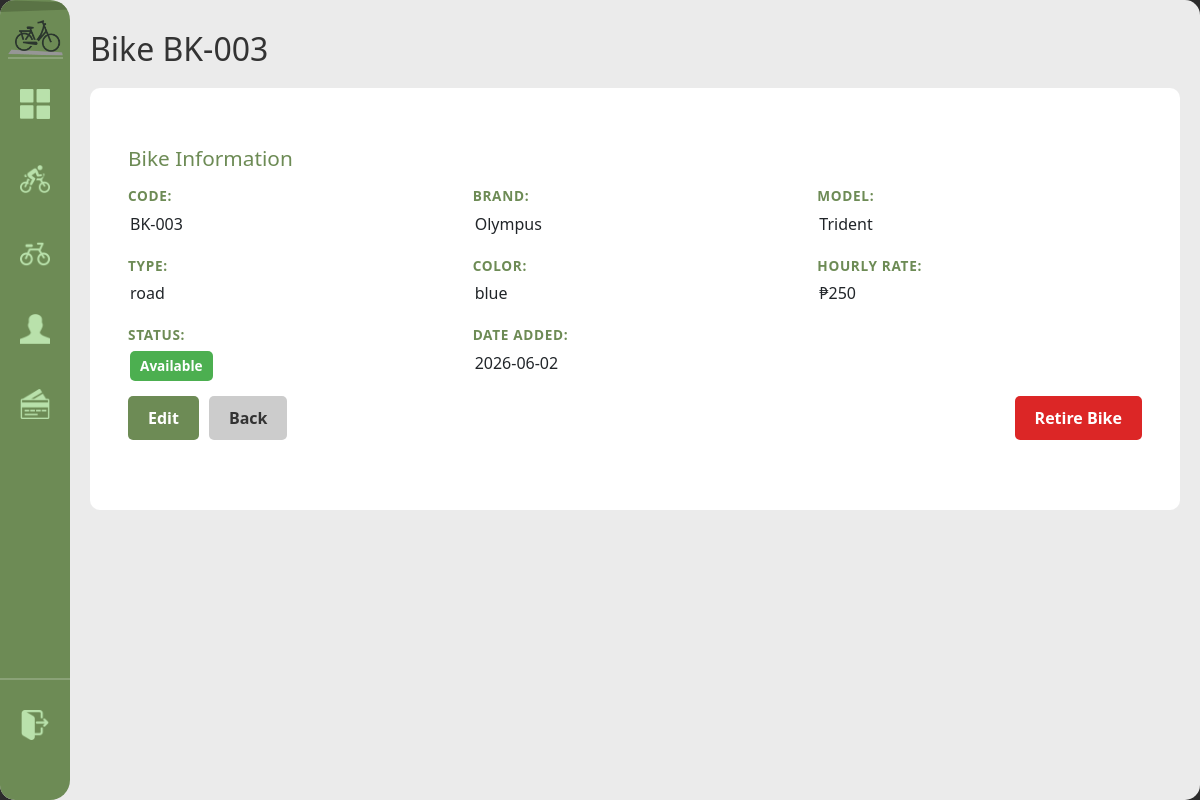
Before: /bike/3 (signed in) with the older database file.
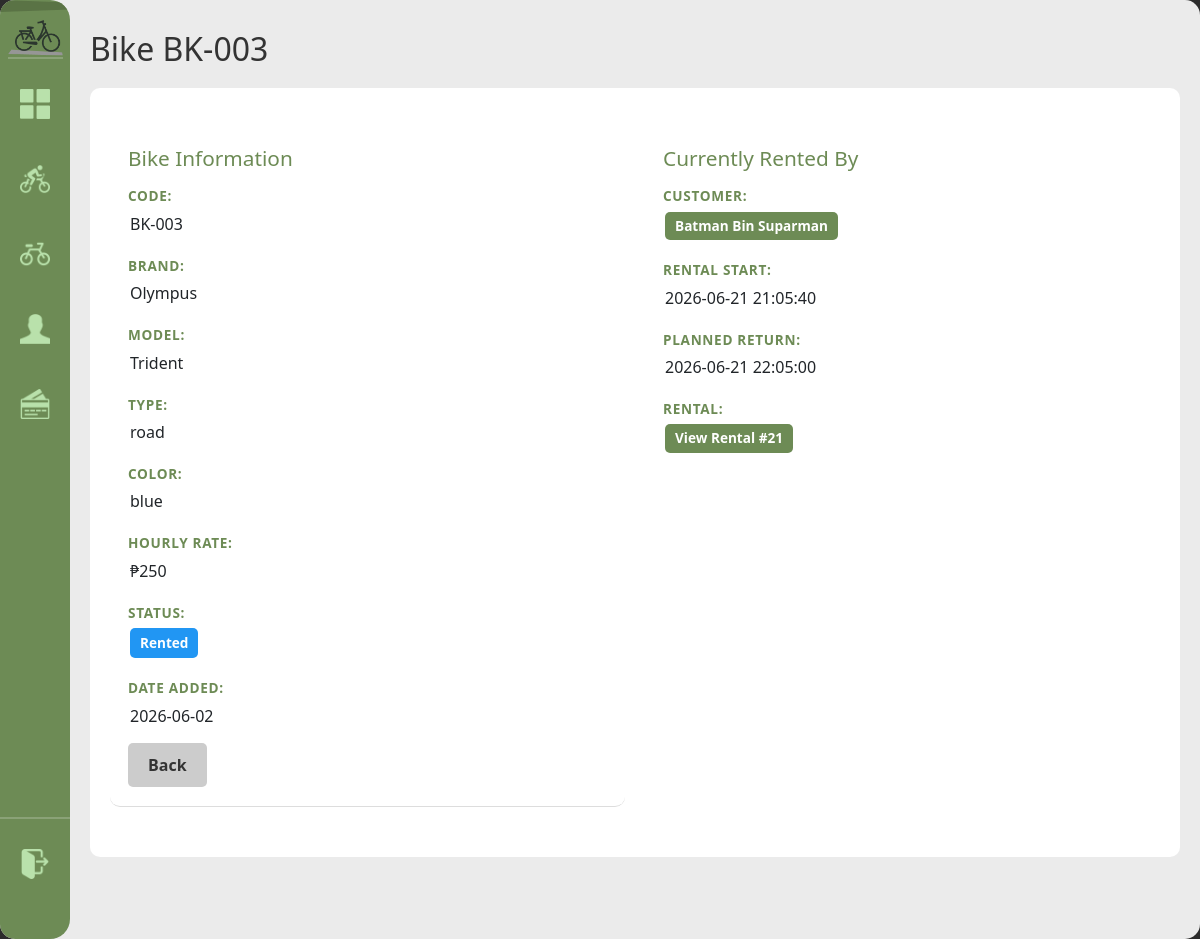
After: the same page with the newer database file.
### tables this page shows
CREATE TABLE bike (
            bike_id INTEGER PRIMARY KEY AUTOINCREMENT,
            bike_code TEXT NOT NULL UNIQUE,
            brand TEXT NOT NULL, model TEXT NOT NULL,
            color TEXT NOT NULL,
            bike_rate DECIMAL(8,2) NOT NULL DEFAULT 0,
            type TEXT NOT NULL DEFAULT 'standard',
            status TEXT NOT NULL DEFAULT 'available' CHECK(status IN('available','rented','retired')),
            date_added DATE NOT NULL DEFAULT(date('now','localtime'))
        );

CREATE TABLE rents (
            rental_id INTEGER PRIMARY KEY AUTOINCREMENT,
            customer_id INTEGER NOT NULL,
            bike_id INTEGER NOT NULL,
            staff_id INTEGER REFERENCES staff(staff_id) ON UPDATE CASCADE ON DELETE SET NULL,
            rental_start DATETIME NOT NULL DEFAULT(datetime('now','localtime')), planned_return DATETIME,
            FOREIGN KEY(customer_id) REFERENCES customer(customer_id) ON DELETE CASCADE,
            FOREIGN KEY(bike_id) REFERENCES bike(bike_id) ON DELETE CASCADE
        );

### handlers/bike_routes.py (the view)
@bikes_bp.route('/bike/<int:bid>')
@login_required
def bike_detail(bid):
    bike = database.get().get_bike(bid)
    current_renter = None
    if bike and bike['status'] == 'rented':
        current_renter = database.get().get_current_renter_for_bike(bid)
    return render_template('bike_detail.html', bike=bike, current_renter=current_renter)

### app.py (called while the page is built)
def get_sidebar_state():
    return request.cookies.get('sidebarState') == 'expanded'

@app.context_processor
def inject_sidebar_state():
    return dict(sidebar_expanded=get_sidebar_state())

@app.context_processor
def inject_current_staff():
    staff = current_staff()
    return dict(current_staff=staff, is_admin=staff and staff.get("role") == "admin")

### modules/auth.py (called while the page is built)
def login_required(view):
    @wraps(view)
    def wrapped(*args, **kwargs):
        if not session.get("staff_id"):
            return redirect(url_for("login"))
        return view(*args, **kwargs)
    return wrapped

def current_staff():
    if not session.get("staff_id"):
        return None
    return {
        "staff_id": session.get("staff_id"),
        "username": session.get("username"),
        "first_name": session.get("first_name"),
        "last_name": session.get("last_name"),
        "role": session.get("role"),
    }

### modules/database.py (called while the page is built)
def get():
    if not db: init()
    return db

    def get_bike(self, bid):
        query = "SELECT * FROM bike WHERE bike_id = ?"
        r = self.conn.execute(query, (bid,)).fetchone()
        return dict(r) if r else None

### templates/bike_detail.html (shortened to what this page needs)
{% extends "base.html" %}
{% block content %}
<h1>Bike {{ bike['bike_code'] }}</h1>
<div class="detail-container">
    <div class="detail-section">
        <h2>Bike Information</h2>
        <div class="detail-grid">
            <div class="detail-item">
                <span class="label">Code:</span>
                <span class="value">{{ bike['bike_code'] }}</span>
            </div>
            <div class="detail-item">
                <span class="label">Brand:</span>
                <span class="value">{{ bike['brand'] }}</span>
            </div>
            <div class="detail-item">
                <span class="label">Model:</span>
                <span class="value">{{ bike['model'] }}</span>
            </div>
            <div class="detail-item">
                <span class="label">Type:</span>
                <span class="value">{{ bike['type'] }}</span>
            </div>
            <div class="detail-item">
                <span class="label">Color:</span>
                <span class="value">{{ bike['color'] }}</span>
            </div>
            <div class="detail-item">
                <span class="label">Hourly Rate:</span>
                <span class="value">₱{{ bike['bike_rate'] }}</span>
            </div>
            <div class="detail-item">
                <span class="label">Status:</span>
                <span class="value"><span class="status-badge status-{{ bike['status'] }}">{{ bike['status'].replace('_', ' ').title() }}</span></span>
            </div>
            <div class="detail-item">
                <span class="label">Date Added:</span>
                <span class="value">{{ bike['date_added'] }}</span>
            </div>
        </div>
        <div class="actions">
            {% if bike['status'] == 'available' %}
            <a href="{{ url_for('bikes.edit_bike', bid=bike['bike_id']) }}" class="btn-primary" sound-type="major">Edit</a>
            {% endif %}
            <a href="{{ url_for('bikes.registry') }}" class="btn-secondary" sound-type="minor">Back</a>
            {% if bike['status'] == 'available' %}
            <form method="POST" action="{{ url_for('bikes.retire_bike', bid=bike['bike_id']) }}" style="display:inline;">
                <button type="submit" class="btn-danger" sound-type="major">Retire Bike</button>
            </form>
            {% endif %}
        </div>
    </div>
    {% if current_renter %}
    <div class="detail-section">
        <h2>Currently Rented By</h2>
        <div class="detail-grid">
            <div class="detail-item">
                <span class="label">Customer:</span>
                <span class="value">
                    <a href="{{ url_for('customers.customer_detail', cid=current_renter['customer_id']) }}">
                        {{ current_renter['customer_name'] }}
                    </a>
                </span>
            </div>
            <div class="detail-item">
                <span class="label">Rental Start:</span>
                <span class="value">{{ current_renter['rental_start'] }}</span>
            </div>
            <div class="detail-item">
                <span class="label">Planned Return:</span>
                <span class="value">{{ current_renter['planned_return'] or 'Not set' }}</span>
            </div>
            <div class="detail-item">
                <span class="label">Rental:</span>
                <span class="value">
                    <a href="{{ url_for('rentals.rental_detail', rid=current_renter['rental_id']) }}">
                        View Rental #{{ current_renter['rental_id'] }}
                    </a>
                </span>
            </div>
        </div>
    </div>
    {% endif %}
</div>
{% endblock %}

Changed rows visible on the page:
changed bike "BK-003": status "available" → "rented" (drawn); status.replace "Available" → "Rented"
added rents: rental_start "2026-06-21 21:05:40", planned_return "2026-06-21 22:05:00", rental_id "21"
Other visible differences:
{{ current_renter['customer_name'] }}: (not shown) → "Batman Bin Suparman"
text no longer shown: "Edit Retire Bike"
text now shown: "Currently Rented By CUSTOMER: RENTAL START: PLANNED RETURN: RENTAL: View Rental #"
